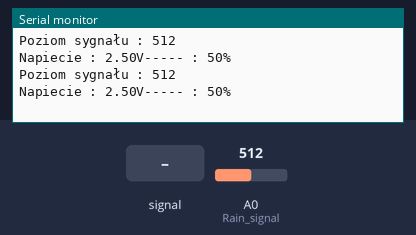
Bench run of a sketch on a simulated Arduino Uno, built with avr-gcc and run on an emulated ATmega328P. Shown: the last lines printed to the serial monitor. The inputs (shaded band) are chosen by the test bench; at power-on: A0 (Rain_signal) = 512.

Above: at 1.8 s.
1.9 s: A0 (Rain_signal) fed a 200 Hz sine of ±81 counts around its level
At 2.7 s:
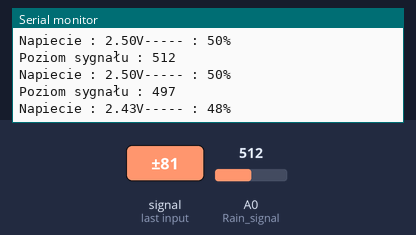
3.4 s: A0 (Rain_signal) set to 716
At 4.7 s:
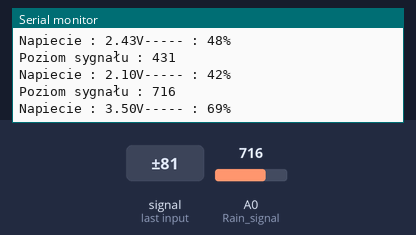
4.9 s: A0 (Rain_signal) fed a 1000 Hz sine of ±255 counts around its level
At 5.8 s:
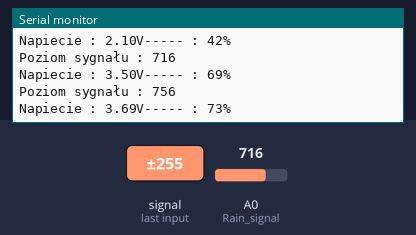
6.4 s: A0 (Rain_signal) set to 900
At 7.8 s:
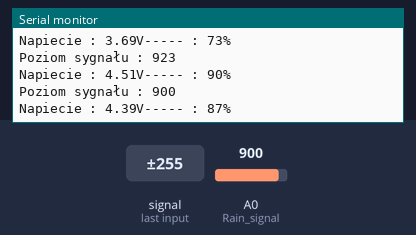
Timing chart, 0 to 8.9 s (numbered marks = the images above; inputs shaded):
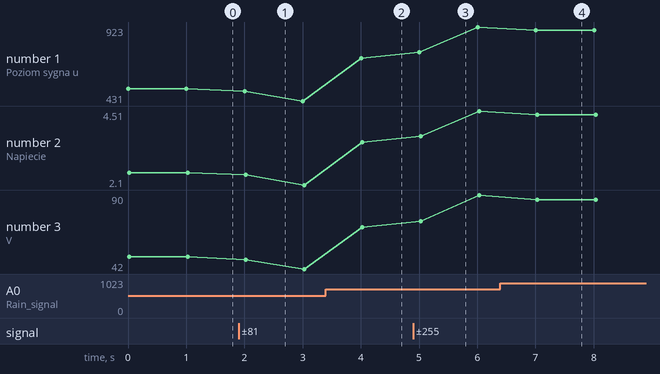

Measured:
- after the input at 1.9 s, the serial monitor: prints a new line after 0.10 s (image 1)
- after the input at 3.4 s, the serial monitor: prints a new line after 0.60 s (image 2)
- after the input at 4.9 s, the serial monitor: prints a new line after 0.11 s (image 3)
- after the input at 6.4 s, the serial monitor: prints a new line after 0.61 s (image 4)
- plotted number 1: 512 → 431 after the input at 1.9 s, 431 → 716 after the input at 3.4 s, 716 → 923 after the input at 4.9 s, 923 → 900 after the input at 6.4 s
- plotted number 2: 2.5 → 2.1 after the input at 1.9 s, 2.1 → 3.5 after the input at 3.4 s, 3.5 → 4.51 after the input at 4.9 s, 4.51 → 4.39 after the input at 6.4 s
- plotted number 3: 50 → 42 after the input at 1.9 s, 42 → 69 after the input at 3.4 s, 69 → 90 after the input at 4.9 s, 90 → 87 after the input at 6.4 s

The sketch:

sensor_rain_analog.ino
```cpp
int Rain_signal = A0;
int procent=0;
float napiecie=0;
void setup() {
  Serial.begin(9600); // Start the serial communication
}

void loop() {
  int Rain = analogRead(Rain_signal);
  Serial.print("Poziom sygnału : ");
  Serial.println(Rain);
  napiecie = Rain * (5.0/1024.0); //Przeliczenie wartości na napięcie
  Serial.print("Napiecie : ");
  Serial.print(napiecie);
  Serial.print("V");
  procent=napiecie/5*100;
  Serial.print("----- : ");
   Serial.print(procent);
   Serial.print("% ");
   Serial.print("\n");
  delay(1000);
}
```
